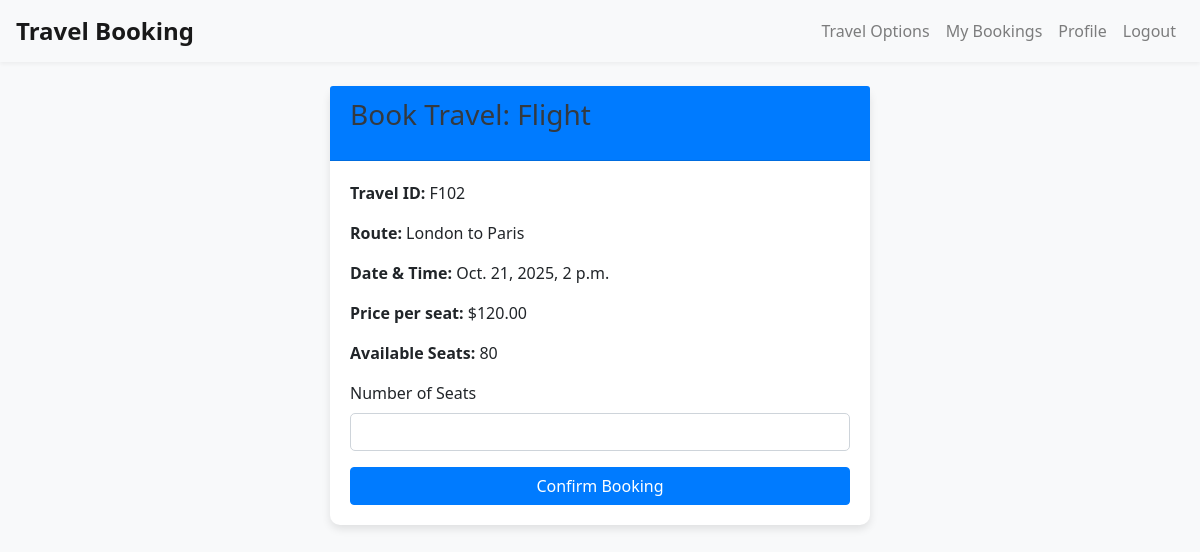
The app's page /book/2/ (signed in) with its own data.
### booking_app/models.py (models this page shows, shortened)
class TravelOption(models.Model):
    TRAVEL_TYPES = (
        ('Flight', 'Flight'),
        ('Train', 'Train'),
        ('Bus', 'Bus'),
    )
    travel_id = models.CharField(max_length=100, unique=True)
    travel_type = models.CharField(max_length=10, choices=TRAVEL_TYPES)
    source = models.CharField(max_length=100)
    destination = models.CharField(max_length=100)
    date_time = models.DateTimeField()
    price = models.DecimalField(max_digits=10, decimal_places=2)
    available_seats = models.IntegerField()

### booking_app/views.py (the view, shortened to what this page needs)
# urls.py: path('book/<int:travel_id>/', views.book_travel, name='book_travel'),
@login_required
def book_travel(request, travel_id):
    travel_option = get_object_or_404(TravelOption, id=travel_id)
    return render(request, 'book_travel.html', {'travel_option': travel_option})

### booking_app/templates/book_travel.html (shortened to what this page needs)
{% extends 'base.html' %}
{% load static %}
{% block content %}
<div class="row justify-content-center">
    <div class="col-md-6">
        <div class="card">
            <div class="card-header">
                <h3>Book Travel: {{ travel_option.travel_type }}</h3>
            </div>
            <div class="card-body">
                <p><strong>Travel ID:</strong> {{ travel_option.travel_id }}</p>
                <p><strong>Route:</strong> {{ travel_option.source }} to {{ travel_option.destination }}</p>
                <p><strong>Date & Time:</strong> {{ travel_option.date_time }}</p>
                <p><strong>Price per seat:</strong> ${{ travel_option.price }}</p>
                <p><strong>Available Seats:</strong> {{ travel_option.available_seats }}</p>
                <form method="post">
                    <div class="form-group">
                        <label for="seats">Number of Seats</label>
                        <input type="number" class="form-control" id="seats" name="seats" min="1" max="{{ travel_option.available_seats }}" required>
                    </div>
                    <button type="submit" class="btn btn-primary btn-block">Confirm Booking</button>
                </form>
            </div>
        </div>
    </div>
</div>
{% endblock %}

### booking_app/static/css/style.css (style rules this page uses)
body { font-family: 'Segoe UI', Tahoma, Geneva, Verdana, sans-serif; background-color: #f8f9fa; }
h1, h2, h3, h4, h5, h6 { color: #343a40; margin-bottom: 1rem; }
.card { border: none; border-radius: 10px; box-shadow: 0 4px 8px rgba(0,0,0,.1); }
.card-header { background-color: #007bff; color: #fff; border-top-left-radius: 10px; border-top-right-radius: 10px; font-weight: bold; }
.form-control { border-radius: 5px; }
.btn-primary { background-color: #007bff; border-color: #007bff; }

### records on screen
TravelOption: travel_type "Flight", travel_id "F102", source "London", destination "Paris", date_time "Oct. 21, 2025, 2 p.m.", price "120.00", available_seats "80"
